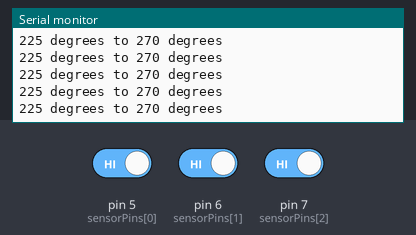
The sketch below on a simulated Arduino Uno, built with avr-gcc and run on an emulated ATmega328P. On the bench: the last lines printed to the serial monitor. Inputs (shaded band) come from the test bench; at power-on: pin 5 (sensorPins[0]) HIGH, pin 7 (sensorPins[2]) HIGH, pin 6 (sensorPins[1]) HIGH.

Above: at 1.2 s.
1.3 s: pin 5 (sensorPins[0]) driven LOW
At 2.3 s:
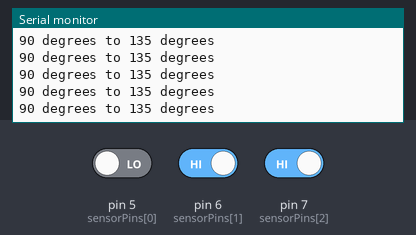
4.3 s: pin 7 (sensorPins[2]) driven LOW
At 5.0 s:
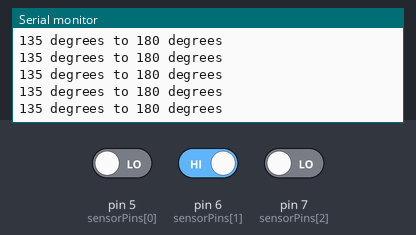
7.3 s: pin 7 (sensorPins[2]) driven HIGH
10.3 s: pin 5 (sensorPins[0]) driven HIGH
At 11.4 s:
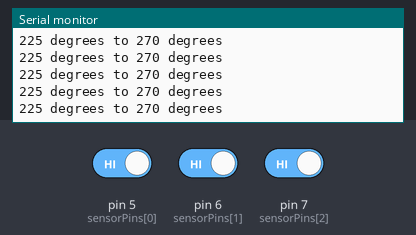
13.3 s: pin 5 (sensorPins[0]) driven LOW
16.3 s: pin 7 (sensorPins[2]) driven LOW
At 16.9 s:
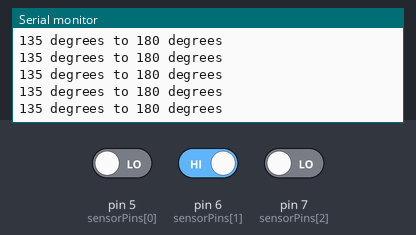
Timing chart, 0 to 19.3 s (numbered marks = the images above; inputs shaded):
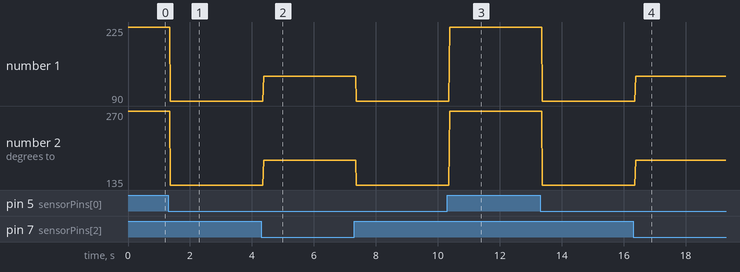

Measured:
- after the input at 1.3 s, the serial monitor: prints a new line after 0.07 s (image 1)
- after the input at 4.3 s, the serial monitor: prints a new line after 0.07 s (image 2)
- after the input at 10.3 s, the serial monitor: prints a new line after 0.08 s (image 3)
- after the input at 16.3 s, the serial monitor: prints a new line after 0.08 s (image 4)
- plotted number 1: 225 → 90 after the input at 1.3 s, 90 → 225 after the input at 10.3 s
- plotted number 2: 270 → 135 after the input at 1.3 s, 135 → 180 after the input at 4.3 s, 135 → 270 after the input at 10.3 s, 135 → 180 after the input at 16.3 s

The sketch:

Absolute_Encoder.ino
```cpp
// (licence header left out)
const int sensorPins[]={5,6,7};  //An array of the the defined digital input pins. 5 is inner and 7 is outer.
int states[] = {0,0,0};  //An array that stores the current state of each sensor

void setup() {

//This for loop initilizes the input pins and turns on internal pull-up resistors
for (int i=0; i <3; i++){
      pinMode(sensorPins[i], INPUT);
  digitalWrite(sensorPins[i], HIGH);
 }

  Serial.begin(9600);  //Start serial communicaiton

}

void loop(){

//This for loop read the states of each o the sensors and stores it in an array.
 for (int j=0; j <3; j++){
      states[j]=digitalRead(sensorPins[j]);
 }

/*
This series of else if statements looks at the current state of each sensor.
There are 8 defined sections on this three bit encoder. Each statements is
associated with on of those 8 sections. The program prints the degree values
for the section the encoder is currently located in.
*/

if(states[0] == 0 && states[1] == 0 && states[2]==0) {  // If the inner sensor is 0 and the middle is 1 and the outer is 0,
  Serial.println("0 degrees to 45 degrees");            // then print "0 degrees to 45". If not, move on to next else if statement.
}

else if(states[0] == 0 && states[1] == 0 && states[2]==1) {
  Serial.println("45 degrees to 90 degrees");
}

else if(states[0] == 0 && states[1] == 1 && states[2]==1) {
  Serial.println("90 degrees to 135 degrees");
}

else if(states[0] == 0 && states[1] == 1 && states[2]==0) {
  Serial.println("135 degrees to 180 degrees");
}

else if(states[0] == 1 && states[1] == 1 && states[2]==0) {
  Serial.println("180 degrees to 225 degrees");
}

else if(states[0] == 1 && states[1] == 1 && states[2]==1) {
  Serial.println("225 degrees to 270 degrees");
}

else if(states[0] == 1 && states[1] == 0 && states[2]==1) {
  Serial.println("270 degrees to 315 degrees");
}

else if(states[0] == 1 && states[1] == 0 && states[2]==0) {
  Serial.println("315 degrees to 360 degrees");
}

}
```
